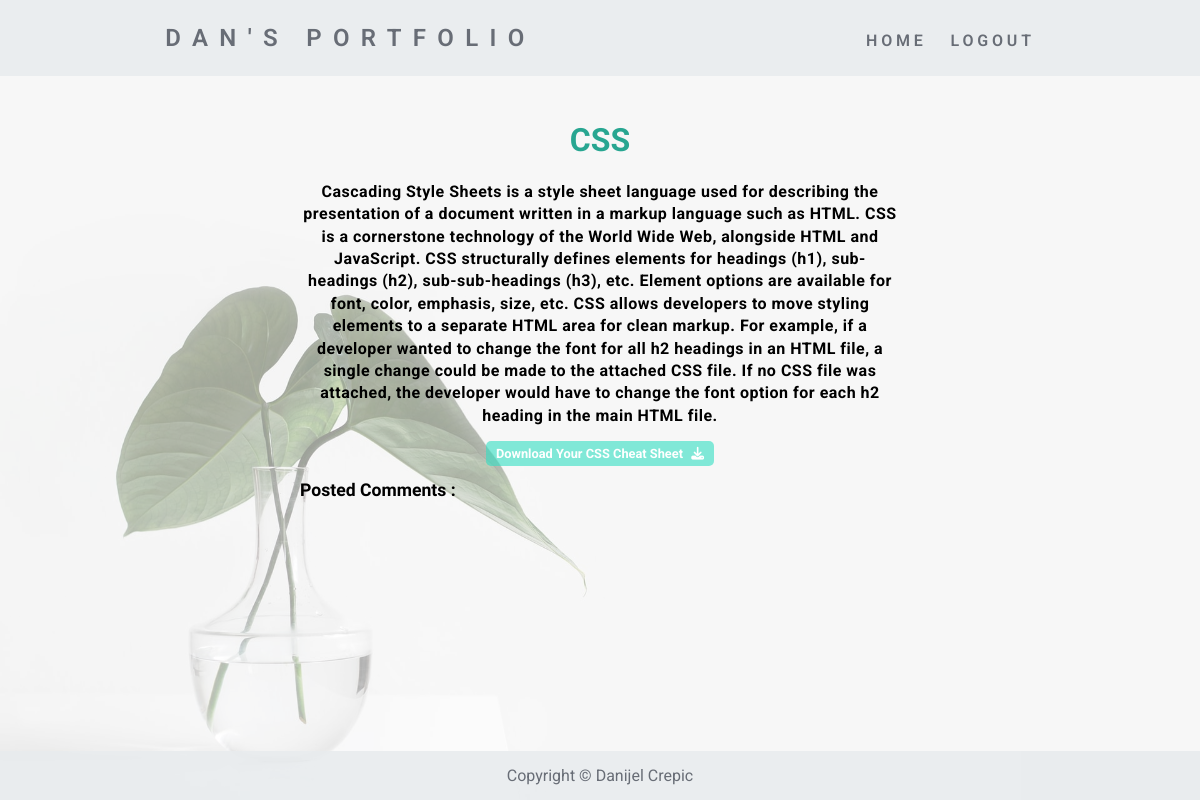
Page /show-post?post_id=3 (signed in) on the committed database.
### main.py (models this page shows)
class Posts(db.Model):
    __tablename__ = "posted_blogs"
    id = db.Column(db.Integer, primary_key=True)
    post_title = db.Column(db.String(250), nullable=False)
    post_body = db.Column(db.String(5000), nullable=False)
    date = db.Column(db.String(250), nullable=False)
    author_id = db.Column(db.Integer, db.ForeignKey("users.id"))
    author = relationship("Users", back_populates="posts")
    comments = relationship("Comments", back_populates="post")

### main.py (the view, shortened to what this page needs)
@app.route('/show-post', methods=["GET", "POST"])
@login_required
def show_post():
    post_to_display = Posts.query.get(request.args.get("post_id"))
    comments = Comments.query.all()
    comments_to_display = [comment for comment in comments if comment.posted_blog_id == post_to_display.id]
    return render_template("show-post.html", post=post_to_display, comments=comments_to_display, current_user=current_user)

### main.py (called while the page is built)
@login_manager.user_loader
def load_user(user_id):
    return Users.query.get(int(user_id))

### templates/show-post.html (shortened to what this page needs)
{% extends "base.html" %}
{% block content %}
<div class="container container-post">
    <div class="posts-container">
        <h1>{{ post.post_title }}</h1>
        <p class="post-content">
            {{ post.post_body|safe }}
        </p>
        {% if post.id != 5 %}
        <a href="{{ url_for('download', file_title=post.post_title) }}" target="_blank" class="email-content">
            Download Your {{ post.post_title }} Cheat Sheet <i class="fas fa-download"></i>
        </a>
        {% endif %}
        <p class="posted-comments-title">Posted Comments :</p>
    </div>
</div>
{% endblock %}

### static/styles.css (style rules this page uses)
* { box-sizing: border-box; }
body { font-family: 'Roboto', sans-serif; margin: 0; }
a { text-decoration: none; }
a, button { cursor: pointer; }
i { padding-left: 5px; }
.posts-container h1, .posts-container h1 a { color: #28a691; font-weight: bold; }
.posts-container h1 { text-transform: uppercase; }
.container { position: relative; width: 100%; height: 100vh; display: flex; justify-content: center; align-items: center; background-color: rgba(232, 235, 238, 0); color: black; font-weight: bold; font-size: medium; text-align: center; }
.container.container-post { height: 100%; }
.posts-container { position: relative; width: 50%; margin: 100px auto 100px auto; }
.post-content { text-align: center; letter-spacing: 0.5px; line-height: 1.4; }
.posted-comments-title { text-align: left; font-family: 'Indie Flower', cursive; font-size: 1.1rem; margin-bottom: 5px; }
.comment-text, .email-content { text-align: left; background-color: rgba(50, 224, 196, 0.6); color: #fff; font-size: 0.8rem; padding-left: 10px; padding-right: 10px; padding-top: 5px; padding-bottom: 5px; border-radius: 5px; margin-bottom: 5px; margin-top: 5px; }

### rows in the picture
Posts: post_title "CSS", post_body "Cascading Style Sheets is a style sheet language used for describing the presentation of a document written in a markup language such as HTML. CSS is a cornerstone technology of the World Wide Web, alongside HTML and JavaScript. CSS structurally defines elements for headings (h1), sub-headings (h2), sub-sub-headings (h3), etc. Element options are available for font, color, emphasis, size, etc. CSS allows developers to move styling elements to a separate HTML area for clean markup. For example, if a developer wanted to change the font for all h2 headings in an HTML file, a single change could be made to the attached CSS file. If no CSS file was attached, the developer would have to change…"
